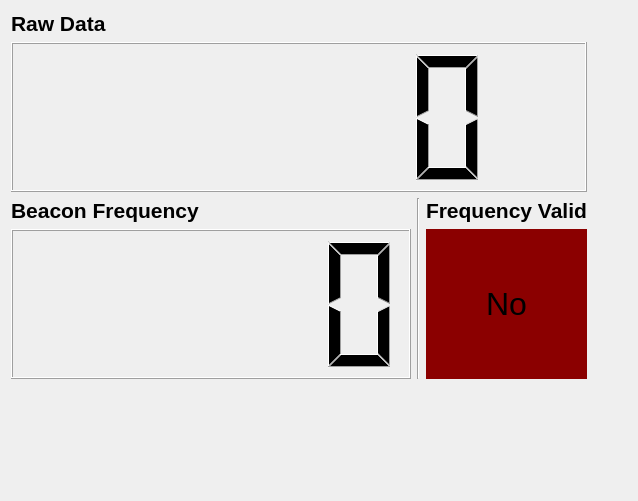
             <widget class="QWidget" name="tab_25">
              <attribute name="title">
               <string>RDF</string>
              </attribute>
              <layout class="QGridLayout" name="gridLayout_70">
               <item row="2" column="0">
                <spacer name="verticalSpacer_59">
                 <property name="orientation">
                  <enum>Qt::Vertical</enum>
                 </property>
                 <property name="sizeHint" stdset="0">
                  <size>
                   <width>20</width>
                   <height>111</height>
                  </size>
                 </property>
                </spacer>
               </item>
               <item row="0" column="0">
                <layout class="QVBoxLayout" name="verticalLayout_241">
                 <item>
                  <layout class="QVBoxLayout" name="verticalLayout_242">
                   <item>
                    <widget class="QLabel" name="label_295">
                     <property name="font">
                      <font>
                       <pointsize>16</pointsize>
                       <weight>75</weight>
                       <bold>true</bold>
                      </font>
                     </property>
                     <property name="text">
                      <string>Raw Data</string>
                     </property>
                    </widget>
                   </item>
                   <item>
                    <widget class="QLCDNumber" name="rssi_lcdnumber_5">
                     <property name="minimumSize">
                      <size>
                       <width>400</width>
                       <height>150</height>
                      </size>
                     </property>
                    </widget>
                   </item>
                  </layout>
                 </item>
                 <item>
                  <layout class="QVBoxLayout" name="verticalLayout_243"/>
                 </item>
                </layout>
               </item>
               <item row="0" column="1">
                <spacer name="horizontalSpacer_49">
                 <property name="orientation">
                  <enum>Qt::Horizontal</enum>
                 </property>
                 <property name="sizeHint" stdset="0">
                  <size>
                   <width>40</width>
                   <height>20</height>
                  </size>
                 </property>
                </spacer>
               </item>
               <item row="1" column="0">
                <layout class="QHBoxLayout" name="horizontalLayout_92">
                 <item>
                  <layout class="QVBoxLayout" name="verticalLayout_244">
                   <item>
                    <widget class="QLabel" name="label_296">
                     <property name="font">
                      <font>
                       <pointsize>16</pointsize>
                       <weight>75</weight>
                       <bold>true</bold>
                      </font>
                     </property>
                     <property name="text">
                      <string>Beacon Frequency</string>
                     </property>
                    </widget>
                   </item>
                   <item>
                    <widget class="QLCDNumber" name="beacon_frequency_lcd_number_5">
                     <property name="minimumSize">
                      <size>
                       <width>400</width>
                       <height>150</height>
                      </size>
                     </property>
                    </widget>
                   </item>
                  </layout>
                 </item>
                 <item>
                  <widget class="Line" name="line_53">
                   <property name="orientation">
                    <enum>Qt::Vertical</enum>
                   </property>
                  </widget>
                 </item>
                 <item>
                  <layout class="QVBoxLayout" name="verticalLayout_245">
                   <item>
                    <widget class="QLabel" name="label_297">
                     <property name="font">
                      <font>
                       <pointsize>16</pointsize>
                       <weight>75</weight>
                       <bold>true</bold>
                      </font>
                     </property>
                     <property name="text">
                      <string>Frequency Valid</string>
                     </property>
                    </widget>
                   </item>
                   <item>
                    <widget class="QLabel" name="beacon_frequency_valid_label_5">
                     <property name="minimumSize">
                      <size>
                       <width>0</width>
                       <height>150</height>
                      </size>
                     </property>
                     <property name="font">
                      <font>
                       <pointsize>24</pointsize>
                      </font>
                     </property>
                     <property name="styleSheet">
                      <string notr="true">background-color:darkred;</string>
                     </property>
                     <property name="text">
                      <string>No</string>
                     </property>
                     <property name="alignment">
                      <set>Qt::AlignCenter</set>
                     </property>
                    </widget>
                   </item>
                  </layout>
                 </item>
                </layout>
               </item>
              </layout>
             </widget>
